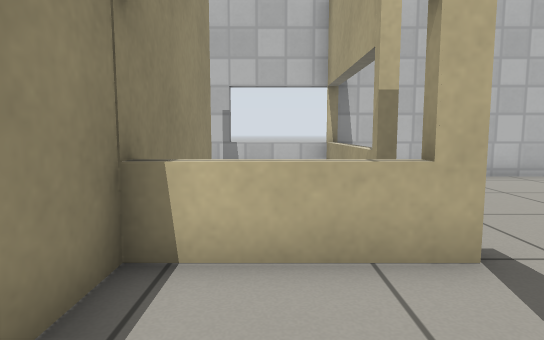
[1] (above)

16 first-person views from a walk through a Gazebo world. The camera is 0.64 m above the floor, tilts 6° down and sees 75° across. The floor is counted in squares, 0.5 m on a side. Each view is taken from the middle of a square. On the plan, view 1 faces up. The plan holds only what a view shows up to about 15 squares ahead; the rest is blank. Gazebo's built-in surfaces are drawn with simple patterns.

[2]
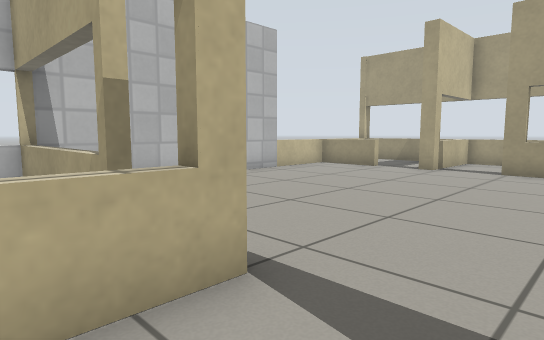

[3]
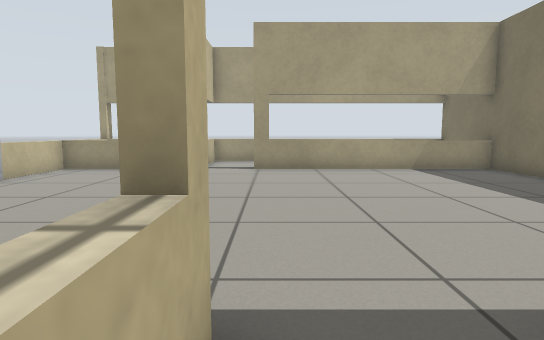

[4]
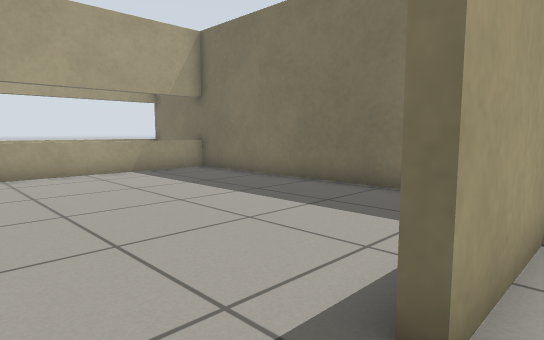

[5]
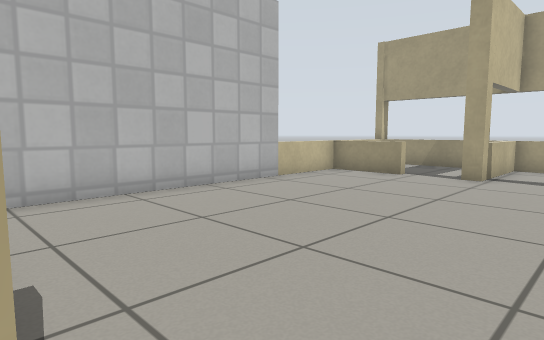

[6]
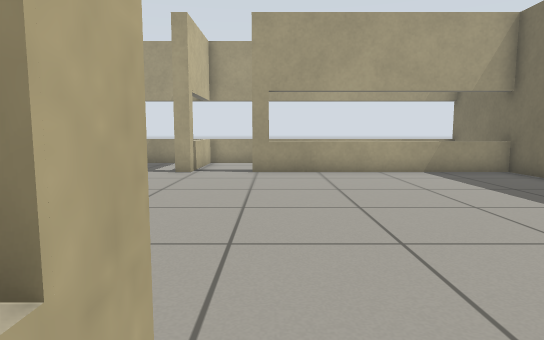

[7]
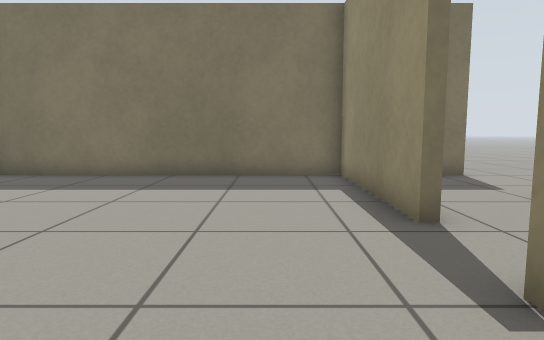

[8]
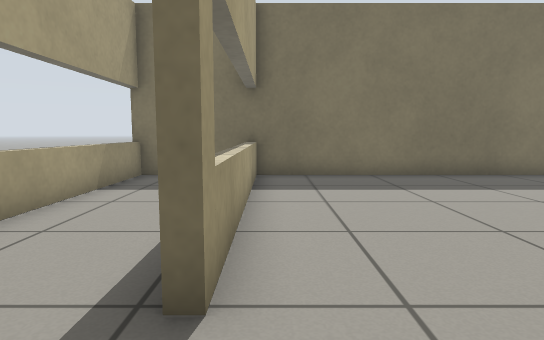

[9]
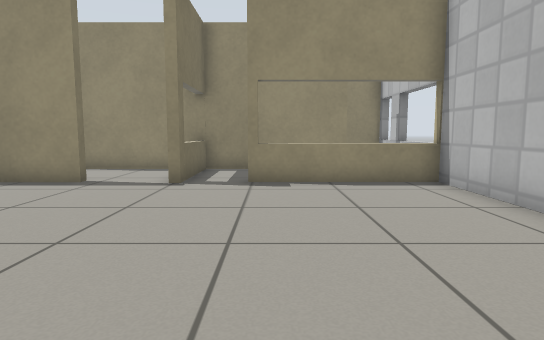

[10]
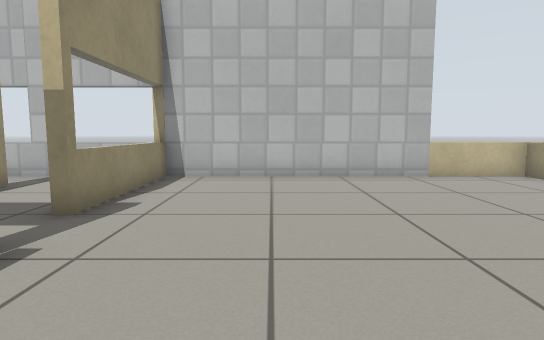

[11]
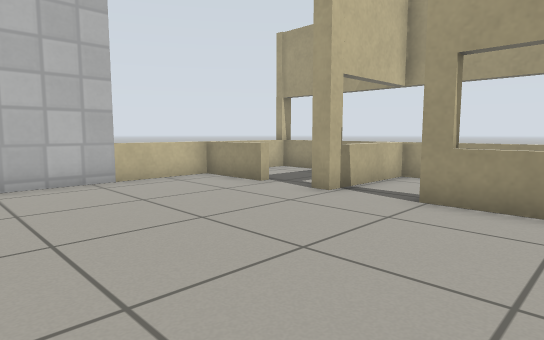

[12]
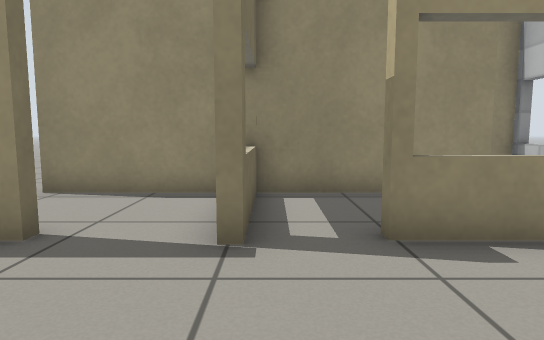

[13]
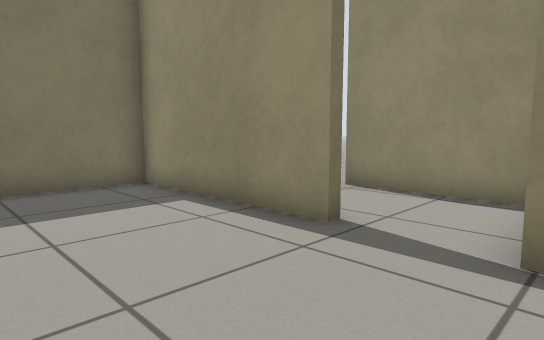

[14]
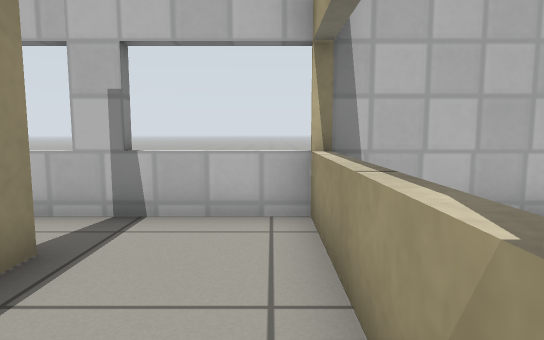

[15]
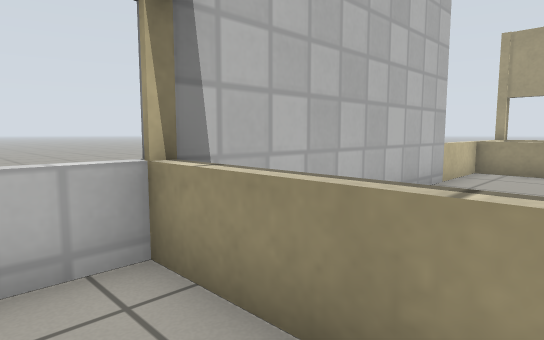

[16]
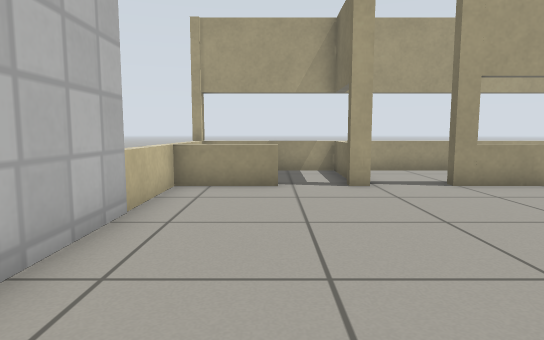

### Floor plan
Points are (right, up) in squares from view 1. A wall is a line through its corners. A room is listed if a view was taken in it or the views show most of it. See-through windows are left out.
Room 1 (views 1, 2, 3, 4, 6)
walls: (1.6, 3.3) (1.6, 3.8); (1.9, 3.4) (-1.5, 3.4); (-1.5, 3.9) (-1.5, -1); (1.6, -0.5) (1.6, 1)
ways out: opening at (2, 2.5) to room 2; opening at (0, 0.5)
Room 2 (views 5, 7, 8, 9, 10, 11, 12, 13, 16)
walls: (1.9, 3.6) (1.9, 3.4); (1.6, 1) (1.9, 1) (1.9, -4.7) (13, -4.7); (12.5, 5.6) (12.5, 6.3); (1.9, 10.4) (1.9, 5.4) (1.6, 5.4); (12.5, 10.3) (1.9, 10.3); (12.5, -4.7) (12.5, 3.6)
low walls: (12.5, 7.8) (12.5, 10.3)
ways out: opening at (2, 2.5) to room 1; opening at (2, 5) to room 3; opening at (13, 4.5) to room 4; opening at (13, 7) to room 5
Room 3 (views 14, 15)
walls: (-1.5, 8.6) (-1.5, 3.9); (-1.2, 10.7) (-1.2, 10.2); (1.9, 10.3) (-3.3, 10.3) (-3.3, 9); (1.6, 5.4) (1.6, 10.6); (-3.2, 10.7) (-3.2, 10.2); (-1.5, 3.6) (1.9, 3.6)
ways out: opening at (2, 5) to room 2
Room 4 (no view inside)
walls: (12.5, 3.6) (12.9, 3.6); (13, -4.7) (16.2, -4.7); (16, -4.8) (16, 5.6) (12.5, 5.6)
ways out: opening at (13, 4.5) to room 2
Room 5 (no view inside)
walls: (13.7, 5.9) (16, 5.9) (16, 10.8); (16.5, 10.3) (12.8, 10.3)
ways out: opening at (13, 7) to room 2

Where each view was taken, in squares from view 1:
view 1: 0 up, 0 right, facing up
view 2: 1 up, 0 right, facing up-right
view 3: 3 up, 0 right, facing right
view 4: 3 up, 1 right, facing down-right
view 5: 3 up, 2 right, facing up-right
view 6: 3 up, 1 right, facing right
view 7: 6 up, 4 right, facing down
view 8: 6 up, 12 right, facing down
view 9: 6 up, 11 right, facing left
view 10: 0 up, 5 right, facing up
view 11: 1 up, 6 right, facing up-right
view 12: 4 up, 6 right, facing left
view 13: 4 up, 6 right, facing down-left
view 14: 5 up, 1 right, facing up
view 15: 7 up, 0 right, facing up-right
view 16: 8 up, 4 right, facing right
